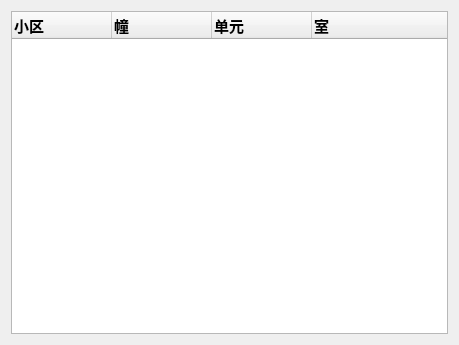
<?xml version="1.0" encoding="UTF-8"?>
<ui version="4.0">
 <class>AddressDialog</class>
 <widget class="QDialog" name="AddressDialog">
  <property name="geometry">
   <rect>
    <x>0</x>
    <y>0</y>
    <width>459</width>
    <height>345</height>
   </rect>
  </property>
  <property name="windowTitle">
   <string>住址选择</string>
  </property>
  <layout class="QHBoxLayout" name="horizontalLayout_2">
   <item>
    <layout class="QVBoxLayout" name="verticalLayout">
     <item>
      <widget class="QTreeWidget" name="treeAddress">
       <property name="font">
        <font>
         <pointsize>11</pointsize>
         <weight>75</weight>
         <bold>true</bold>
        </font>
       </property>
       <column>
        <property name="text">
         <string>小区</string>
        </property>
       </column>
       <column>
        <property name="text">
         <string>幢</string>
        </property>
       </column>
       <column>
        <property name="text">
         <string>单元</string>
        </property>
       </column>
       <column>
        <property name="text">
         <string>室</string>
        </property>
       </column>
      </widget>
     </item>
     <item>
      <layout class="QHBoxLayout" name="horizontalLayout"/>
     </item>
    </layout>
   </item>
  </layout>
 </widget>
 <resources/>
 <connections/>
</ui>
